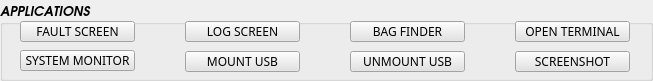
   <widget class="QGroupBox" name="groupBox_5">
    <property name="geometry">
     <rect>
      <x>20</x>
      <y>1010</y>
      <width>653</width>
      <height>81</height>
     </rect>
    </property>
    <property name="palette">
     <palette>
      <active>
       <colorrole role="WindowText">
        <brush brushstyle="SolidPattern">
         <color alpha="255">
          <red>0</red>
          <green>0</green>
          <blue>0</blue>
         </color>
        </brush>
       </colorrole>
       <colorrole role="Dark">
        <brush brushstyle="SolidPattern">
         <color alpha="255">
          <red>0</red>
          <green>0</green>
          <blue>0</blue>
         </color>
        </brush>
       </colorrole>
       <colorrole role="Mid">
        <brush brushstyle="SolidPattern">
         <color alpha="255">
          <red>0</red>
          <green>0</green>
          <blue>0</blue>
         </color>
        </brush>
       </colorrole>
       <colorrole role="Text">
        <brush brushstyle="SolidPattern">
         <color alpha="255">
          <red>0</red>
          <green>0</green>
          <blue>0</blue>
         </color>
        </brush>
       </colorrole>
       <colorrole role="ButtonText">
        <brush brushstyle="SolidPattern">
         <color alpha="255">
          <red>0</red>
          <green>0</green>
          <blue>0</blue>
         </color>
        </brush>
       </colorrole>
      </active>
      <inactive>
       <colorrole role="WindowText">
        <brush brushstyle="SolidPattern">
         <color alpha="255">
          <red>0</red>
          <green>0</green>
          <blue>0</blue>
         </color>
        </brush>
       </colorrole>
       <colorrole role="Dark">
        <brush brushstyle="SolidPattern">
         <color alpha="255">
          <red>0</red>
          <green>0</green>
          <blue>0</blue>
         </color>
        </brush>
       </colorrole>
       <colorrole role="Mid">
        <brush brushstyle="SolidPattern">
         <color alpha="255">
          <red>0</red>
          <green>0</green>
          <blue>0</blue>
         </color>
        </brush>
       </colorrole>
       <colorrole role="Text">
        <brush brushstyle="SolidPattern">
         <color alpha="255">
          <red>0</red>
          <green>0</green>
          <blue>0</blue>
         </color>
        </brush>
       </colorrole>
       <colorrole role="ButtonText">
        <brush brushstyle="SolidPattern">
         <color alpha="255">
          <red>0</red>
          <green>0</green>
          <blue>0</blue>
         </color>
        </brush>
       </colorrole>
      </inactive>
      <disabled>
       <colorrole role="WindowText">
        <brush brushstyle="SolidPattern">
         <color alpha="255">
          <red>0</red>
          <green>0</green>
          <blue>0</blue>
         </color>
        </brush>
       </colorrole>
       <colorrole role="Dark">
        <brush brushstyle="SolidPattern">
         <color alpha="255">
          <red>0</red>
          <green>0</green>
          <blue>0</blue>
         </color>
        </brush>
       </colorrole>
       <colorrole role="Mid">
        <brush brushstyle="SolidPattern">
         <color alpha="255">
          <red>0</red>
          <green>0</green>
          <blue>0</blue>
         </color>
        </brush>
       </colorrole>
       <colorrole role="Text">
        <brush brushstyle="SolidPattern">
         <color alpha="255">
          <red>0</red>
          <green>0</green>
          <blue>0</blue>
         </color>
        </brush>
       </colorrole>
       <colorrole role="ButtonText">
        <brush brushstyle="SolidPattern">
         <color alpha="255">
          <red>0</red>
          <green>0</green>
          <blue>0</blue>
         </color>
        </brush>
       </colorrole>
      </disabled>
     </palette>
    </property>
    <property name="font">
     <font>
      <family>URW Gothic L</family>
      <pointsize>10</pointsize>
      <weight>75</weight>
      <italic>true</italic>
      <bold>true</bold>
     </font>
    </property>
    <property name="styleSheet">
     <string notr="true">font: 75 bold oblique 10pt &quot;URW Gothic L&quot;;
</string>
    </property>
    <property name="title">
     <string>APPLICATIONS</string>
    </property>
    <widget class="QPushButton" name="fault_screen_button">
     <property name="geometry">
      <rect>
       <x>20</x>
       <y>21</y>
       <width>115</width>
       <height>21</height>
      </rect>
     </property>
     <property name="font">
      <font>
       <family>Sans Serif</family>
       <pointsize>9</pointsize>
       <weight>50</weight>
       <italic>false</italic>
       <bold>false</bold>
      </font>
     </property>
     <property name="styleSheet">
      <string notr="true">font: 9pt &quot;Sans Serif&quot;;
background-color: rgb(227, 227, 227);</string>
     </property>
     <property name="text">
      <string>FAULT SCREEN</string>
     </property>
     <property name="flat">
      <bool>false</bool>
     </property>
    </widget>
    <widget class="QPushButton" name="log_finder_button">
     <property name="geometry">
      <rect>
       <x>185</x>
       <y>21</y>
       <width>115</width>
       <height>21</height>
      </rect>
     </property>
     <property name="font">
      <font>
       <family>Sans Serif</family>
       <pointsize>9</pointsize>
       <weight>50</weight>
       <italic>false</italic>
       <bold>false</bold>
      </font>
     </property>
     <property name="styleSheet">
      <string notr="true">font: 9pt &quot;Sans Serif&quot;;
background-color: rgb(227, 227, 227);</string>
     </property>
     <property name="text">
      <string>LOG SCREEN</string>
     </property>
     <property name="flat">
      <bool>false</bool>
     </property>
    </widget>
    <widget class="QPushButton" name="usb_mount">
     <property name="geometry">
      <rect>
       <x>185</x>
       <y>51</y>
       <width>115</width>
       <height>21</height>
      </rect>
     </property>
     <property name="font">
      <font>
       <family>Sans Serif</family>
       <pointsize>9</pointsize>
       <weight>50</weight>
       <italic>false</italic>
       <bold>false</bold>
      </font>
     </property>
     <property name="styleSheet">
      <string notr="true">font: 9pt &quot;Sans Serif&quot;;
background-color: rgb(227, 227, 227);</string>
     </property>
     <property name="text">
      <string>MOUNT USB</string>
     </property>
    </widget>
    <widget class="QPushButton" name="usb_unmount">
     <property name="geometry">
      <rect>
       <x>350</x>
       <y>51</y>
       <width>115</width>
       <height>21</height>
      </rect>
     </property>
     <property name="font">
      <font>
       <family>Sans Serif</family>
       <pointsize>9</pointsize>
       <weight>50</weight>
       <italic>false</italic>
       <bold>false</bold>
      </font>
     </property>
     <property name="styleSheet">
      <string notr="true">font: 9pt &quot;Sans Serif&quot;;
background-color: rgb(227, 227, 227);</string>
     </property>
     <property name="text">
      <string>UNMOUNT USB</string>
     </property>
    </widget>
    <widget class="QPushButton" name="terminal">
     <property name="geometry">
      <rect>
       <x>515</x>
       <y>21</y>
       <width>115</width>
       <height>21</height>
      </rect>
     </property>
     <property name="font">
      <font>
       <family>Sans Serif</family>
       <pointsize>9</pointsize>
       <weight>50</weight>
       <italic>false</italic>
       <bold>false</bold>
      </font>
     </property>
     <property name="styleSheet">
      <string notr="true">font: 9pt &quot;Sans Serif&quot;;
background-color: rgb(227, 227, 227);</string>
     </property>
     <property name="text">
      <string>OPEN TERMINAL</string>
     </property>
    </widget>
    <widget class="QPushButton" name="bag_finder_bt">
     <property name="geometry">
      <rect>
       <x>350</x>
       <y>21</y>
       <width>115</width>
       <height>21</height>
      </rect>
     </property>
     <property name="font">
      <font>
       <family>Sans Serif</family>
       <pointsize>9</pointsize>
       <weight>50</weight>
       <italic>false</italic>
       <bold>false</bold>
      </font>
     </property>
     <property name="styleSheet">
      <string notr="true">font: 9pt &quot;Sans Serif&quot;;
background-color: rgb(227, 227, 227);</string>
     </property>
     <property name="text">
      <string>BAG FINDER</string>
     </property>
    </widget>
    <widget class="QPushButton" name="screenshot_bt">
     <property name="geometry">
      <rect>
       <x>515</x>
       <y>51</y>
       <width>115</width>
       <height>21</height>
      </rect>
     </property>
     <property name="font">
      <font>
       <family>Sans Serif</family>
       <pointsize>9</pointsize>
       <weight>50</weight>
       <italic>false</italic>
       <bold>false</bold>
      </font>
     </property>
     <property name="styleSheet">
      <string notr="true">font: 9pt &quot;Sans Serif&quot;;
background-color: rgb(227, 227, 227);</string>
     </property>
     <property name="text">
      <string>SCREENSHOT</string>
     </property>
     <property name="flat">
      <bool>false</bool>
     </property>
    </widget>
    <widget class="QPushButton" name="system_monitor">
     <property name="geometry">
      <rect>
       <x>20</x>
       <y>50</y>
       <width>115</width>
       <height>21</height>
      </rect>
     </property>
     <property name="font">
      <font>
       <family>Sans Serif</family>
       <pointsize>9</pointsize>
       <weight>50</weight>
       <italic>false</italic>
       <bold>false</bold>
      </font>
     </property>
     <property name="styleSheet">
      <string notr="true">font: 9pt &quot;Sans Serif&quot;;
background-color: rgb(227, 227, 227);</string>
     </property>
     <property name="text">
      <string>SYSTEM MONITOR</string>
     </property>
     <property name="flat">
      <bool>false</bool>
     </property>
    </widget>
   </widget>
